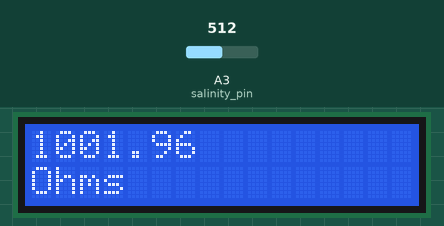
Recording of a sketch running on a simulated Arduino Uno, built with avr-gcc and run on an emulated ATmega328P. Parts: 16×2 character LCD. Inputs (shaded band) come from the test bench; at power-on: A3 (salinity_pin) = 512.

Above: at 1.8 s.
1.9 s: A3 (salinity_pin) set to 1005
At 2.7 s:
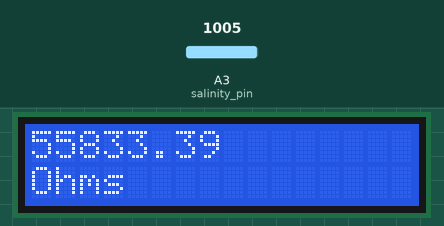
3.7 s: A3 (salinity_pin) set to 1023
At 5.0 s:
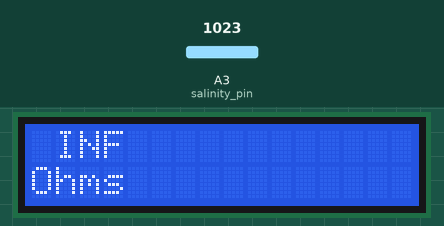
5.3 s: A3 (salinity_pin) set to 900
At 6.3 s:
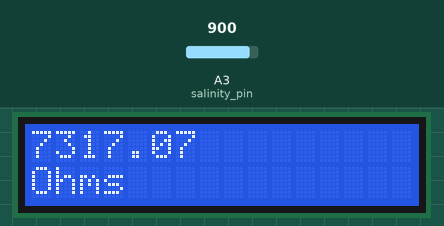
Timing chart, 0 to 8.3 s (numbered marks = the images above; inputs shaded):
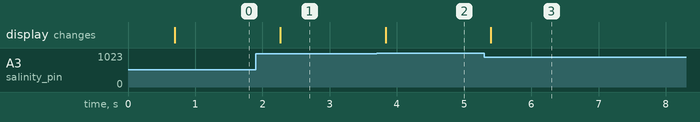

Measured:
- the behaviour switches between 1022 and 1023 on A3 (salinity_pin) (found by bisection; images 1 and 2)
- after the input at 1.9 s, the display: changes after 0.36 s (image 1)
- after the input at 3.7 s, the display: changes after 0.13 s (image 2)
- after the input at 5.3 s, the display: changes after 0.10 s (image 3)

The sketch:

salinity_sensor.ino
```cpp
#include <Wire.h>
#include <LiquidCrystal_I2C.h>

LiquidCrystal_I2C lcd(0x27,16,2);  // set the LCD address to 0x27 for a 16 chars and 2 line display

void lcd_print(String s, int line){
  lcd.setCursor(0, line);
  lcd.print(s);
}

void clear_lcd(int line){
  lcd_print("                ", line);
}

void clear_entire_lcd(){
  clear_lcd(0);
  clear_lcd(1);
}

int salinity_pin = 3;
int first_resistance = 1000; // ohms
int voltage_readout;
float voltage_drop;
float measured_resistance;

void setup() {
  // put your setup code here, to run once:
  Serial.begin(9600);
  lcd.init();
  lcd.begin(16, 2);
  lcd.backlight();
  lcd_print("fuck you", 0);
  delay(500);
  clear_entire_lcd();
  lcd_print("Ohms", 1);
}

void loop() {
  // put your main code here, to run repeatedly:
  voltage_readout = analogRead(salinity_pin);

  voltage_drop = float(voltage_readout) / 1023;
  measured_resistance = voltage_drop*first_resistance/(1 - voltage_drop);

  clear_lcd(0);
  lcd_print(String(measured_resistance), 0);

  delay(500);
}
```
